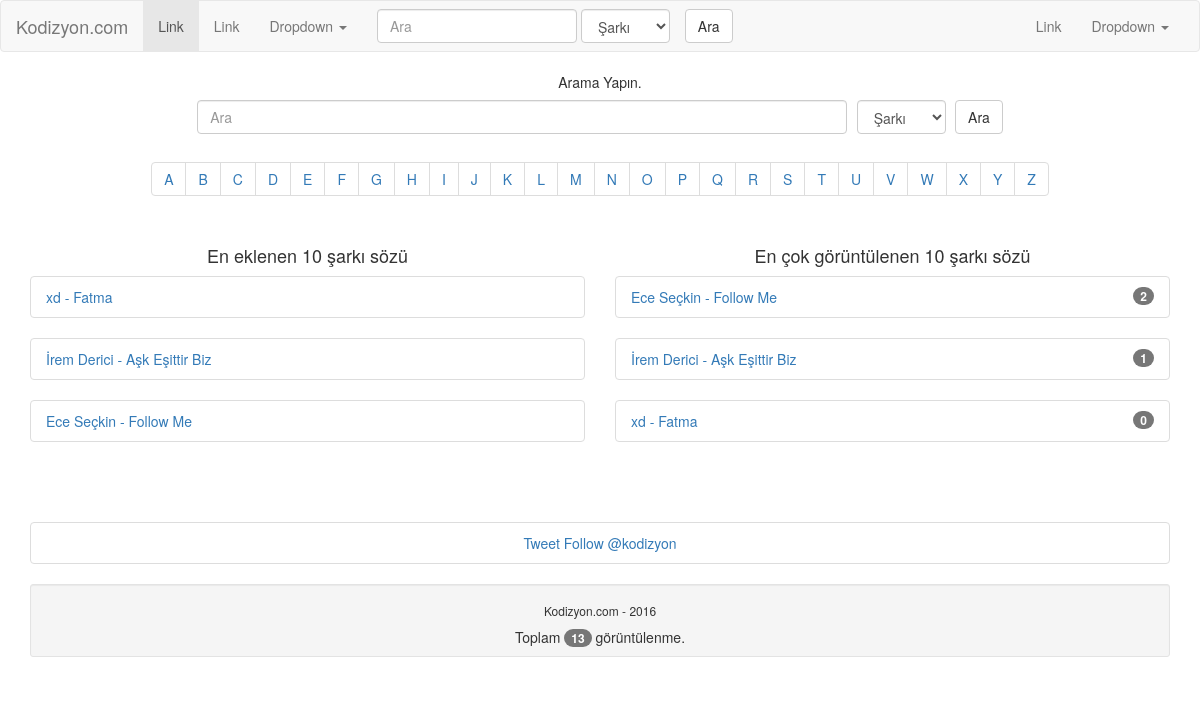
The page / on the database its author committed.
### tables this page shows
CREATE TABLE IF NOT EXISTS `db_sarki` (
`sarki_id` int(11) NOT NULL,
  `sarki_sarkici` varchar(255) NOT NULL,
  `sarki_adi` varchar(255) NOT NULL,
  `sarki_seo` varchar(255) NOT NULL COMMENT 'ileride kullanılır',
  `sarki_icerik` text NOT NULL,
  `sarki_ekleyen` varchar(255) NOT NULL,
  `sarki_anahtar` varchar(255) NOT NULL,
  `sarki_aciklama` varchar(255) NOT NULL,
  `sarki_link` varchar(255) NOT NULL,
  `sarki_goruntulenme` int(11) NOT NULL DEFAULT '0',
  `sarki_tarih` timestamp NOT NULL DEFAULT CURRENT_TIMESTAMP
);

### sistem/fonksiyon.php (called while the page is built, shortened)
    <?php require_once('Sistem/db.php'); ?>
<?php
$siteurl          = "http://kodizyon.com";
$siteadi          = "Kodizyon.com";
$Twitter_Link     = "kodizyon";
function get($deger)
{
if(isset($_GET[$deger]))
{
return strip_tags(htmlentities(htmlspecialchars(addslashes(trim($_GET[$deger])))));
}
else
{
	return false;
}
}
$sonuc = mysql_query("SELECT * from ".$onek."site");
if(mysql_num_rows($sonuc)!=0)
{
    while($oku = mysql_fetch_assoc($sonuc))
    {
$sitedurum 				=	$oku['db_site_durum'];
$sitetoplamgosterim 	=	$oku['db_site_toplam_goruntulenme'];
    }
}else{
$sitedurum 				= 0;
$sitetoplamgosterim 	= 0;
}
?>

### sistem/db.php (called while the page is built, shortened)
<?php
$onek 				= "db_";
?>

### ensonkayitlar.php (the view)
<br>
    <div class="container">
      <div class="row">
        <div class="col-md-6" style="display: block;">
          <h4 class="text-center">
            En eklenen 10 şarkı sözü
          </h4>
          <ul class="list-group">
<?php
$sonuc = mysql_query("SELECT * from ".$onek."sarki ORDER BY sarki_id DESC limit 10");
if(mysql_num_rows($sonuc)!=0)
{
    while($oku = mysql_fetch_assoc($sonuc))
    {
    ?>
                <a href="index.php?sarki=<?php echo $oku['sarki_id']; ?>">
          <li class="list-group-item">
           <?php echo $oku['sarki_sarkici']; ?> - <?php echo $oku['sarki_adi']; ?>
            </li>
          </a>
          <br>
  <?php
    }
}
?>
          </ul>
        </div>
        <div class="col-md-6" style="display: block;">
          <h4 class="text-center">
            En çok görüntülenen 10 şarkı sözü
          </h4>
      <ul class="list-group">
<?php
$sonuc = mysql_query("SELECT * from ".$onek."sarki ORDER BY sarki_goruntulenme DESC limit 10");
if(mysql_num_rows($sonuc)!=0)
{
    while($oku = mysql_fetch_assoc($sonuc))
    {
    ?>
                <a href="index.php?sarki=<?php echo $oku['sarki_id']; ?>">
            <li class="list-group-item">
            <span class="badge"><?php echo $oku['sarki_goruntulenme']; ?></span>
           <?php echo $oku['sarki_sarkici']; ?> - <?php echo $oku['sarki_adi']; ?>
            </li>
          </a>
          <br>
  <?php
    }
}
?>
        </div>
      </div>

### index.php (shortened to what this page needs)
<?php
require_once('Sistem/fonksiyon.php');
?>
    <html lang="en">
    <head>
    <link href="css/bootstrap.css" rel="stylesheet">
    <link href="css/stil.css" rel="stylesheet">
    <?php require_once('Sistem/db.php'); ?>
</head>
<body>
<?php require_once('menu.php'); ?>
<center>
        Arama Yapın.
      <form action="" method="get" class="navbar-form" role="search">
        <div class="form-group">
          <input type="text" name="ara" class="form-control arama" placeholder="Ara">
        </div>
        <div class="form-group tip">
                    <select class="form-control s-select"  name="tip">
                    <option value="sarki">Şarkı</option>
                    </select>
        </div>
        <button type="submit" class="btn btn-default">Ara</button>
      </form>
      </center>
<center>
<ul class="pagination">
  <?php for ($i='A'; $i <='Z'; $i++)
  {
    if($i == 'AA')
    {
      break;
    }
    ?>
        <li>
          <a href="index.php?ara=<?php echo $i; ?>"><?php echo $i; ?></a>
        </li>
       <?php
       } ?>
      </ul>
</center>
  <?php if($sitedurum == 0)
  {
  ?>
  <div class="container">
    <center>
<div class='alert alert-warning' role='alert'> <strong>UYARI!</strong><br> Ulaşmaya çalıştığınız sayfa şuanda bakım çalışması nedeniyle kapalıdır. Lütfen daha sonra tekrar deneyiniz. <br> Anlayışınız için teşekkür ederiz.
  <img src="img/ikon/gulucuk.png" height="23">
</center>
</div>
<?php
  }
  else
  {
    if(get('ara'))
    {
  if(get('tip') == 'sarki')
    {
  $Arama = mysql_query("SELECT * from ".$onek."sarki where sarki_adi LIKE '".get('ara')."%'");
if(mysql_num_rows($Arama)!=0)
{
  $EslesenToplamSutun = mysql_num_rows($Arama);
?>
<div class="container">
<h4 class="text-center">
Arama Sonuçları <span class="badge"><?php echo number_format($EslesenToplamSutun); ?></span> Söz Bulundu.
</h4>
<div class="col-md-1" style="display: block;"></div>
<div class="col-md-10" style="display: block;">
<?php
while($oku = mysql_fetch_assoc($Arama))
{
?>
<ul class="list-group">
<li class="list-group-item">
<a href="index.php?sarki=<?php echo $oku['sarki_id']; ?>">
<?php echo $oku['sarki_sarkici']; ?> - <b><?php echo $oku['sarki_adi']; ?> </b>
</a>
</ul>
</li>
<?php
}
?>
</div>
</div>
</div>
<?php
}
else
{
?>
<div class="container">
<div class="col-md-1" style="display: block;"></div>
<div class="col-md-10" style="display: block;">
<div class="alert alert-warning text-center" role="alert"> <strong>Eşleşen bir sonuç bulunamadı. </strong><img src="img/ikon/uzgun.png" width="25"/></div></ul>
</div>
</div>
</div>
</div>
<?php
}
    }
    else if(get('tip') == 'sarkici')
    {
  $Arama = mysql_query("SELECT * from ".$onek."sarki where sarki_sarkici LIKE '".get('ara')."%'");
if(mysql_num_rows($Arama)!=0)
{
  $EslesenToplamSutun = mysql_num_rows($Arama);
?>
<div class="container">
<h4 class="text-center">
Arama Sonuçları <span class="badge"><?php echo number_format($EslesenToplamSutun); ?></span> Söz Bulundu.
</h4>
<div class="col-md-1" style="display: block;"></div>
<div class="col-md-10" style="display: block;">
<?php
while($oku = mysql_fetch_assoc($Arama))
{
?>
<ul class="list-group">
<li class="list-group-item">
<a href="index.php?sarki=<?php echo $oku['sarki_id']; ?>">
<b> <?php echo $oku['sarki_sarkici']; ?> </b> - <?php echo $oku['sarki_adi']; ?>
</a>
</ul>
</li>
<?php
}
?>
</div>
</div>
</div>
<?php
}
else
{
?>
<div class="container">
<div class="col-md-1" style="display: block;"></div>
<div class="col-md-10" style="display: block;">
<div class="alert alert-warning text-center" role="alert"> <strong>Eşleşen bir sonuç bulunamadı. </strong><img src="img/ikon/uzgun.png" width="25"/></div></ul>
</div>
</div>
</div>
</div>
<?php
}
    }
    else
    {
        $Arama = mysql_query("SELECT * from ".$onek."sarki where sarki_adi LIKE '".get('ara')."%'");
if(mysql_num_rows($Arama)!=0)
{
  $EslesenToplamSutun = mysql_num_rows($Arama);
?>
<div class="container">
<h4 class="text-center">
Arama Sonuçları <span class="badge"><?php echo number_format($EslesenToplamSutun); ?></span> Söz Bulundu.
</h4>
<div class="col-md-1" style="display: block;"></div>
<div class="col-md-10" style="display: block;">
<?php
while($oku = mysql_fetch_assoc($Arama))
{
?>
<ul class="list-group">
<li class="list-group-item">
<a href="index.php?sarki=<?php echo $oku['sarki_id']; ?>">
<?php echo $oku['sarki_sarkici']; ?> - <b><?php echo $oku['sarki_adi']; ?> </b>
</a>
</ul>
</li>
<?php
}
?>
</div>
</div>
</div>
<?php
}
else
{
?>
<div class="container">
<div class="col-md-1" style="display: block;"></div>
<div class="col-md-10" style="display: block;">
<div class="alert alert-warning text-center" role="alert"> <strong>Eşleşen bir sonuç bulunamadı. </strong><img src="img/ikon/uzgun.png" width="25"/></div></ul>
</div>
</div>
</div>
</div>
<?php
}
    }
    ?>
<?php
  }
    else
    {
      if(get('sarki'))
          {
?>
<div class="container">
<h5 class="text-center">
Şarkı Adı
</small>
</h5>
<div class="col-md-3" style="display: block;"></div>
<div class="col-md-8" style="display: block;">
            <?php
            YoutubeResim("https://www.youtube.com/watch?v=BbQ2KSuITqY");?>
            <br>
            <?php
            YoutubeVideo("https://www.youtube.com/watch?v=BbQ2KSuITqY");
            ?>
          </div>
        </div>
      </div>
          <?php
        }
          else
          {
    require_once('ensonkayitlar.php');
      }
    }
  ?>
<?php } ?>
<?php require_once('goruntulenme.php'); ?>
<br>
<br>
    </div>
    <div class="container">
      <ul class="list-group">
      <li class="list-group-item text-center">
      <a href="https://twitter.com/share" class="twitter-share-button"{count}>Tweet</a>
<a href="https://twitter.com/<?php echo $Twitter_Link ?>" class="twitter-follow-button" data-show-count="false">Follow @<?php echo $Twitter_Link ?></a>
      </ul>
      <div class="well well-sm text-center">
              <h6 class="text-center">
    <?php echo $siteadi ?> - <?php echo date('Y'); ?>
    </h6>
          Toplam <span class="badge"><?php echo number_format($sitetoplamgosterim); ?></span> görüntülenme.
      </div>
    </div>
</body></html>

### menu.php (shortened to what this page needs)
<?php require_once('Sistem/fonksiyon.php'); ?>
<nav class="navbar navbar-default">
  <div class="container-fluid">
    <div class="navbar-header">
      <a class="navbar-brand" href="<?php echo $siteurl; ?>"><?php echo $siteadi; ?></a>
    </div>
    <div class="collapse navbar-collapse" id="bs-example-navbar-collapse-1">
      <ul class="nav navbar-nav">
        <li class="active"><a href="#">Link <span class="sr-only">(current)</span></a></li>
        <li><a href="#">Link</a></li>
        <li class="dropdown">
          <a href="#" class="dropdown-toggle" data-toggle="dropdown" role="button" aria-haspopup="true" aria-expanded="false">Dropdown <span class="caret"></span></a>
        </li>
      </ul>
      <div class="hidden-xs">
      <form action="" method="get" class="navbar-form navbar-left" role="search">
        <div class="form-group">
          <input type="text" name="ara" class="form-control menuara" placeholder="Ara">
        </div>
      <div class="form-group tip">
                    <select class="form-control s-select"  name="tip">
                    <option value="sarki">Şarkı</option>
                    </select>
        </div>
        <button type="submit" class="btn btn-default">Ara</button>
      </form>
    </div>
      <ul class="nav navbar-nav navbar-right">
        <li><a href="#">Link</a></li>
        <li class="dropdown">
          <a href="#" class="dropdown-toggle" data-toggle="dropdown" role="button" aria-haspopup="true" aria-expanded="false">Dropdown <span class="caret"></span></a>
        </li>
      </ul>
    </div>
  </div>
</nav>

### css/stil.css (style rules this page uses)
.s-select { cursor: pointer; }
@media (min-width: 250px) { .arama { width: 200px !important; } }
@media (min-width: 250px) { .tip { width: 100px !important; } }
@media (min-width: 768px) { .arama { width: 200px !important; } }
@media (min-width: 992px) { .arama { width: 650px !important } }
@media (min-width: 1200px) { .arama { width: 650px !important } }
@media (min-width: 250px) { .menuara { width: 100px !important; } }
@media (min-width: 768px) { .menuara { width: 200px !important } }
@media (min-width: 992px) { .menuara { width: 200px !important } }
@media (min-width: 1200px) { .menuara { width: 200px !important } }

### rows shown on the page
db_sarki: sarki_sarkici "xd", sarki_adi "Fatma", sarki_goruntulenme "0"
db_sarki: sarki_sarkici "İrem Derici", sarki_adi "Aşk Eşittir Biz", sarki_goruntulenme "1"
db_sarki: sarki_sarkici "Ece Seçkin", sarki_adi "Follow Me", sarki_goruntulenme "2"

### other values the page prints
$siteadi "Kodizyon.com"
$Twitter_Link "kodizyon"
$sitetoplamgosterim "13"
